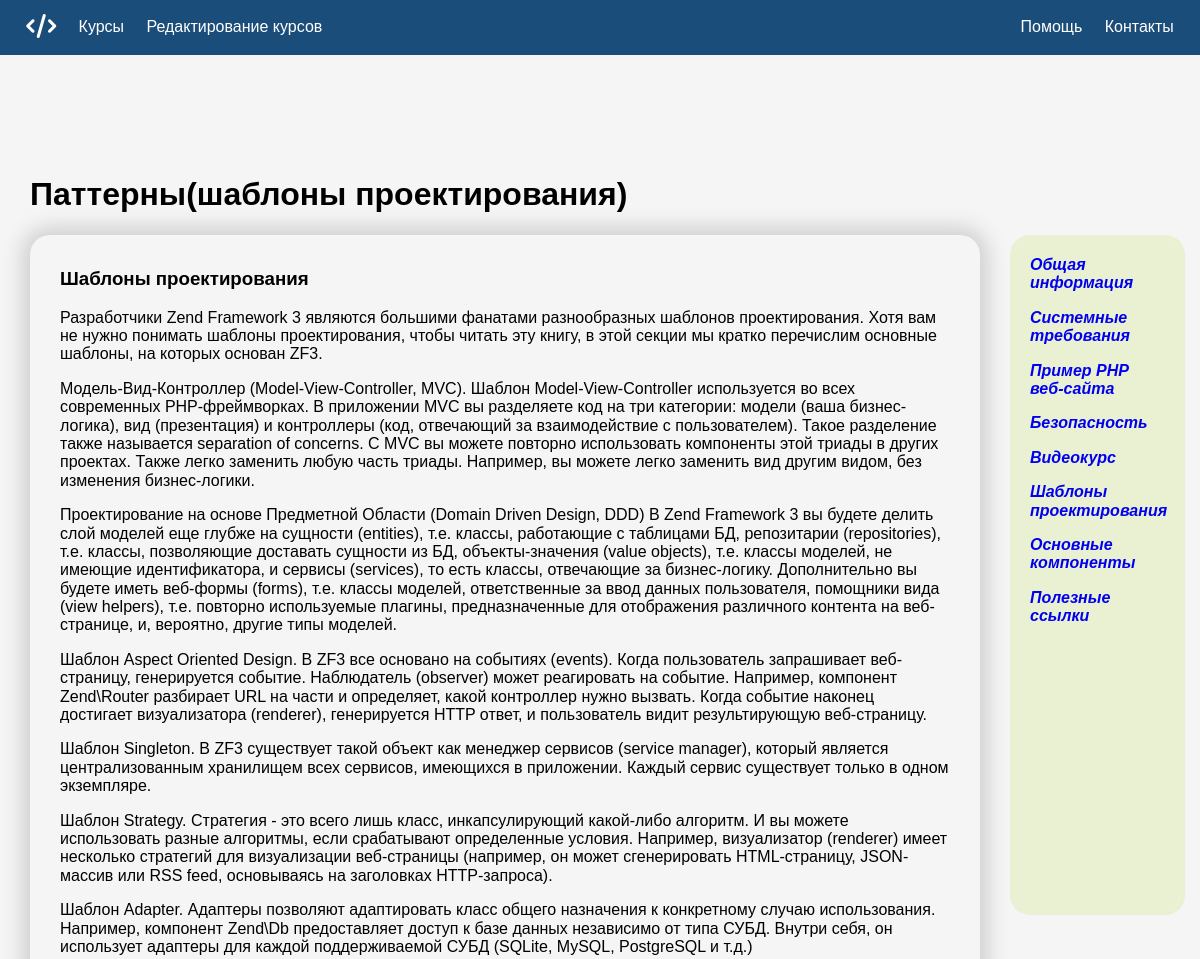
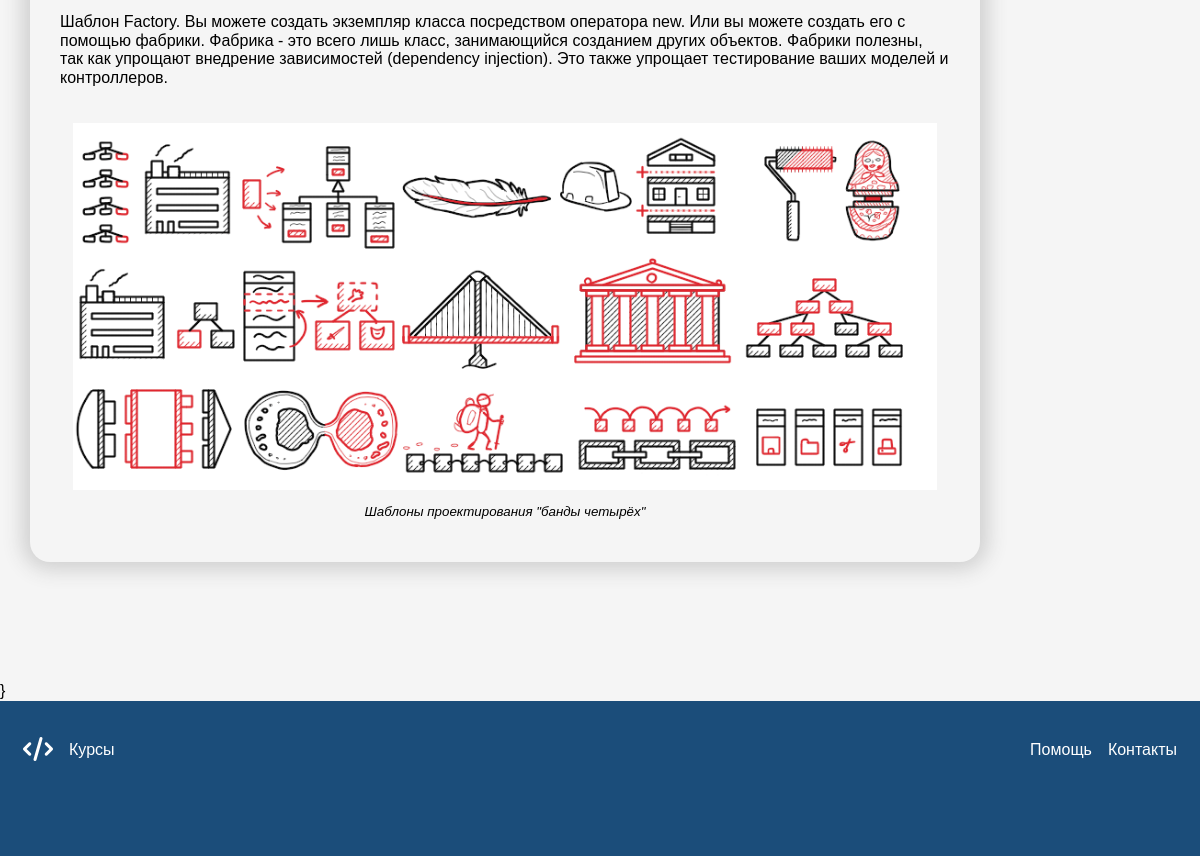
The page /courses/patterns on the database its author committed (2 pictures, top to bottom).
### courses/models.py (models this page shows, shortened)
class Course_articles_modulues(models.Model):
  module_title = models.CharField('Название заголовка', max_length=50)
  course_article = models.ForeignKey(Course_articles, on_delete=models.CASCADE)
  picture_url = models.CharField('Ссылка на рисунок', blank=True, max_length=1000)
  picture_description = models.CharField('Название рисунка', blank=True, max_length=1000)
  video_url = models.CharField('Ссылка на видео', blank=True, max_length=1000)
  module_text = models.TextField(blank=True)
  class Meta:
    verbose_name = 'Глава статьи'
    verbose_name_plural = 'Главы статьей'
    db_table = 'article_module'

class Course_articles(models.Model):
  article_title = models.CharField('Название статьи', max_length=50)
  course_name = models.ForeignKey(Courses_names, on_delete=models.CASCADE)
  article_url = models.CharField('Ссылка на статью', default='home_course', max_length=1000)
  class Meta:
    verbose_name = 'Статья курса'
    verbose_name_plural = 'Статьи курсов'
    db_table = 'course_article'

### courses/views.py (the view)
# urls.py: path('patterns', views.patterns, name='patterns'),
def patterns(request):
  course_name = Courses_names.objects.filter(title='Zend')
  course_articles = Course_articles.objects.filter(course_name__title="Zend")
  course_modules = Course_articles_modulues.objects.filter(course_article__article_title='Шаблоны проектирования')
  data = {
    'h1_title': 'Паттерны(шаблоны проектирования)',
    'courses_names': course_name,
    'course_articles': course_articles,
    'course_modules': course_modules
  }
  return render(request, 'courses/course_zend.html', data)

### courses/templates/courses/course_zend.html (shortened to what this page needs)
{% extends 'main/layout.html' %}
{% block aside %}
  <aside class="my-aside">
  <ul>
    {% for el in course_articles %}
      <li>
        <a href= {% url el.article_url %}>
        <p><b>{{ el.article_title }}</b></p>
        </a>
      </li>
    {% endfor %}
  </ul>
  </aside>
{% endblock %}
{% block hero %}
  <h1>{{ h1_title }}</h1>
  <ul>
    {% for el in course_modules %}
      <li>
      <div class="module-content__list-item-container">
        <h3>{{ el.module_title }}</h3>
        {{ el.module_text|linebreaks }}
        {% if el.picture_url %}
          <figure class="module-figure">
            <p><img src={{ el.picture_url }} class="module-img">
            <figcaption>{{ el.picture_description }}</figcaption>
          </figure>
        {% endif %}
        </div>
      </li>
    {% endfor %}
  </ul>
{% endblock %}

### main/static/main/css/main.css (style rules this page uses)
body { background: whitesmoke; height: 100vh; margin: 0; }
* { box-sizing: border-box; }
a { text-decoration: none; }
html { font-family: sans-serif; }
ul { margin: 0; padding: 0; list-style: none; }

### courses/static/courses/css/courses.css (style rules this page uses)
.my-aside { width: 25%; height: 85vh; overflow: scroll; position: sticky; top: 105px; margin-top: 80px; margin-bottom: 300px; padding-bottom: 300px; padding-left: 15px; padding-right: 15px; margin-left: 15px; float: right; font-style: italic; border-style: solid solid solid solid; border-width: 5px; border-radius: 20px; border-color: #eaf1d3; background-color: #eaf1d3; }
.module-figure { float: end; text-align: center; font-style: italic; font-size: smaller; text-indent: 0; margin: 0.5em; padding: 0.5em; }
.module-img { max-height: 100%; max-width: 100%; display: block; margin-left: auto; margin-right: auto; }
.module-content__list-item-container { box-shadow: 0 0 20px 8px #d0d0d0; min-width: 950px; padding: 15px 30px 30px 30px; border-radius: 20px; margin-bottom: 40px; }

### rows shown on the page
Course_articles_modulues: module_title "Шаблоны проектирования", module_text "Разработчики Zend Framework 3 являются большими фанатами разнообразных шаблонов проектирования. Хотя вам не нужно понимать шаблоны проектирования, чтобы читать эту книгу, в этой секции мы кратко перечислим основные шаблоны, на которых основан ZF3. Модель-Вид-Контроллер (Model-View-Controller, MVC). Шаблон Model-View-Controller используется во всех современных PHP-фреймворках. В приложении MVC вы разделяете код на три категории: модели (ваша бизнес-логика), вид (презентация) и контроллеры (код, отвечающий за взаимодействие с пользователем). Такое разделение также называется separation of concerns. С MVC вы можете повторно использовать компоненты этой триады в других проектах. Также легко…", picture_url (picture), picture_description "Шаблоны проектирования \"банды четырёх\""
Course_articles: article_title "Общая информация"
Course_articles: article_title "Системные требования"
Course_articles: article_title "Пример PHP веб-сайта"
Course_articles: article_title "Безопасность"
Course_articles: article_title "Видеокурс"
Course_articles: article_title "Шаблоны проектирования"
Course_articles: article_title "Основные компоненты"
Course_articles: article_title "Полезные ссылки"

### other values the page prints
{{ h1_title }} "Паттерны(шаблоны проектирования)"
